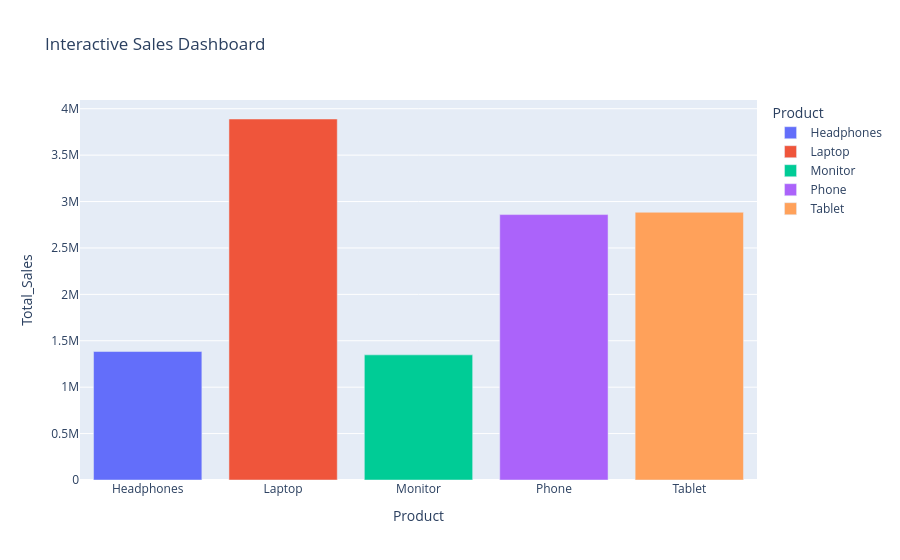

The cell this chart's notebook holds for it:
### Code cell
import pandas as pd
import plotly.express as px
import kaleido
df = pd.read_csv(
    r"C:\Terraform\TRUPTI\The  developer arena\week6-sales-dashboard\sales_data.csv"
)

product_sales = df.groupby("Product")["Total_Sales"].sum().reset_index()
 
fig = px.bar(
    product_sales,
    x="Product",
    y="Total_Sales",
    color="Product",
    title="Interactive Sales Dashboard"
)


fig.show()

### Figure 1 — Plotly figure (JSON) as saved in the notebook; plotly's stock layout.template omitted (floating-point values rounded to 4 significant figures)
{"data": [{"hovertemplate": "Product=%{x}<br>Total_Sales=%{y}<extra></extra>", "legendgroup": "Headphones", "marker": {"color": "#636efa", "pattern": {"shape": ""}}, "name": "Headphones", "orientation": "v", "showlegend": true, "textposition": "auto", "type": "bar", "x": ["Headphones"], "xaxis": "x", "y": [1384033], "yaxis": "y"}, {"hovertemplate": "Product=%{x}<br>Total_Sales=%{y}<extra></extra>", "legendgroup": "Laptop", "marker": {"color": "#EF553B", "pattern": {"shape": ""}}, "name": "Laptop", "orientation": "v", "showlegend": true, "textposition": "auto", "type": "bar", "x": ["Laptop"], "xaxis": "x", "y": [3889210], "yaxis": "y"}, {"hovertemplate": "Product=%{x}<br>Total_Sales=%{y}<extra></extra>", "legendgroup": "Monitor", "marker": {"color": "#00cc96", "pattern": {"shape": ""}}, "name": "Monitor", "orientation": "v", "showlegend": true, "textposition": "auto", "type": "bar", "x": ["Monitor"], "xaxis": "x", "y": [1348071], "yaxis": "y"}, {"hovertemplate": "Product=%{x}<br>Total_Sales=%{y}<extra></extra>", "legendgroup": "Phone", "marker": {"color": "#ab63fa", "pattern": {"shape": ""}}, "name": "Phone", "orientation": "v", "showlegend": true, "textposition": "auto", "type": "bar", "x": ["Phone"], "xaxis": "x", "y": [2859394], "yaxis": "y"}, {"hovertemplate": "Product=%{x}<br>Total_Sales=%{y}<extra></extra>", "legendgroup": "Tablet", "marker": {"color": "#FFA15A", "pattern": {"shape": ""}}, "name": "Tablet", "orientation": "v", "showlegend": true, "textposition": "auto", "type": "bar", "x": ["Tablet"], "xaxis": "x", "y": [2884340], "yaxis": "y"}], "layout": {"barmode": "relative", "legend": {"title": {"text": "Product"}, "tracegroupgap": 0}, "title": {"text": "Interactive Sales Dashboard"}, "xaxis": {"anchor": "y", "categoryarray": ["Headphones", "Laptop", "Monitor", "Phone", "Tablet"], "categoryorder": "array", "domain": [0, 1], "title": {"text": "Product"}}, "yaxis": {"anchor": "x", "domain": [0, 1], "title": {"text": "Total_Sales"}}}}
